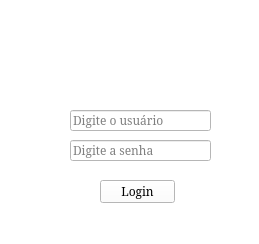
<?xml version="1.0" encoding="UTF-8"?>
<ui version="4.0">
 <class>mwLogin</class>
 <widget class="QMainWindow" name="mwLogin">
  <property name="geometry">
   <rect>
    <x>0</x>
    <y>0</y>
    <width>259</width>
    <height>244</height>
   </rect>
  </property>
  <property name="minimumSize">
   <size>
    <width>259</width>
    <height>244</height>
   </size>
  </property>
  <property name="maximumSize">
   <size>
    <width>259</width>
    <height>244</height>
   </size>
  </property>
  <property name="windowTitle">
   <string>MySaga - Login</string>
  </property>
  <property name="styleSheet">
   <string notr="true">background-color: rgb(255, 255, 255);</string>
  </property>
  <widget class="QWidget" name="centralwidget">
   <widget class="QLineEdit" name="leLogin">
    <property name="geometry">
     <rect>
      <x>70</x>
      <y>110</y>
      <width>141</width>
      <height>21</height>
     </rect>
    </property>
    <property name="font">
     <font>
      <family>Noto Serif</family>
     </font>
    </property>
    <property name="text">
     <string/>
    </property>
    <property name="placeholderText">
     <string>Digite o usuário</string>
    </property>
   </widget>
   <widget class="QLineEdit" name="leSenha">
    <property name="geometry">
     <rect>
      <x>70</x>
      <y>140</y>
      <width>141</width>
      <height>21</height>
     </rect>
    </property>
    <property name="font">
     <font>
      <family>Noto Serif</family>
     </font>
    </property>
    <property name="text">
     <string/>
    </property>
    <property name="echoMode">
     <enum>QLineEdit::Password</enum>
    </property>
    <property name="placeholderText">
     <string>Digite a senha</string>
    </property>
   </widget>
   <widget class="QPushButton" name="pbLogin">
    <property name="geometry">
     <rect>
      <x>100</x>
      <y>180</y>
      <width>75</width>
      <height>23</height>
     </rect>
    </property>
    <property name="font">
     <font>
      <family>Noto Serif</family>
      <weight>50</weight>
      <italic>false</italic>
      <bold>false</bold>
      <underline>false</underline>
     </font>
    </property>
    <property name="text">
     <string>Login</string>
    </property>
   </widget>
   <widget class="QLabel" name="label">
    <property name="geometry">
     <rect>
      <x>40</x>
      <y>110</y>
      <width>21</width>
      <height>21</height>
     </rect>
    </property>
    <property name="text">
     <string/>
    </property>
    <property name="pixmap">
     <pixmap>images/user.png</pixmap>
    </property>
    <property name="scaledContents">
     <bool>true</bool>
    </property>
   </widget>
   <widget class="QLabel" name="label_2">
    <property name="geometry">
     <rect>
      <x>30</x>
      <y>140</y>
      <width>41</width>
      <height>21</height>
     </rect>
    </property>
    <property name="text">
     <string/>
    </property>
    <property name="pixmap">
     <pixmap>images/password.png</pixmap>
    </property>
    <property name="scaledContents">
     <bool>true</bool>
    </property>
   </widget>
   <widget class="QLabel" name="imgMySaga">
    <property name="geometry">
     <rect>
      <x>95</x>
      <y>30</y>
      <width>71</width>
      <height>61</height>
     </rect>
    </property>
    <property name="autoFillBackground">
     <bool>false</bool>
    </property>
    <property name="text">
     <string/>
    </property>
    <property name="pixmap">
     <pixmap>images/mySaga.jpg</pixmap>
    </property>
    <property name="scaledContents">
     <bool>true</bool>
    </property>
   </widget>
   <zorder>label_2</zorder>
   <zorder>leLogin</zorder>
   <zorder>leSenha</zorder>
   <zorder>pbLogin</zorder>
   <zorder>label</zorder>
   <zorder>imgMySaga</zorder>
  </widget>
 </widget>
 <resources>
  <include location="images/mysaga.qrc"/>
 </resources>
 <connections/>
</ui>
